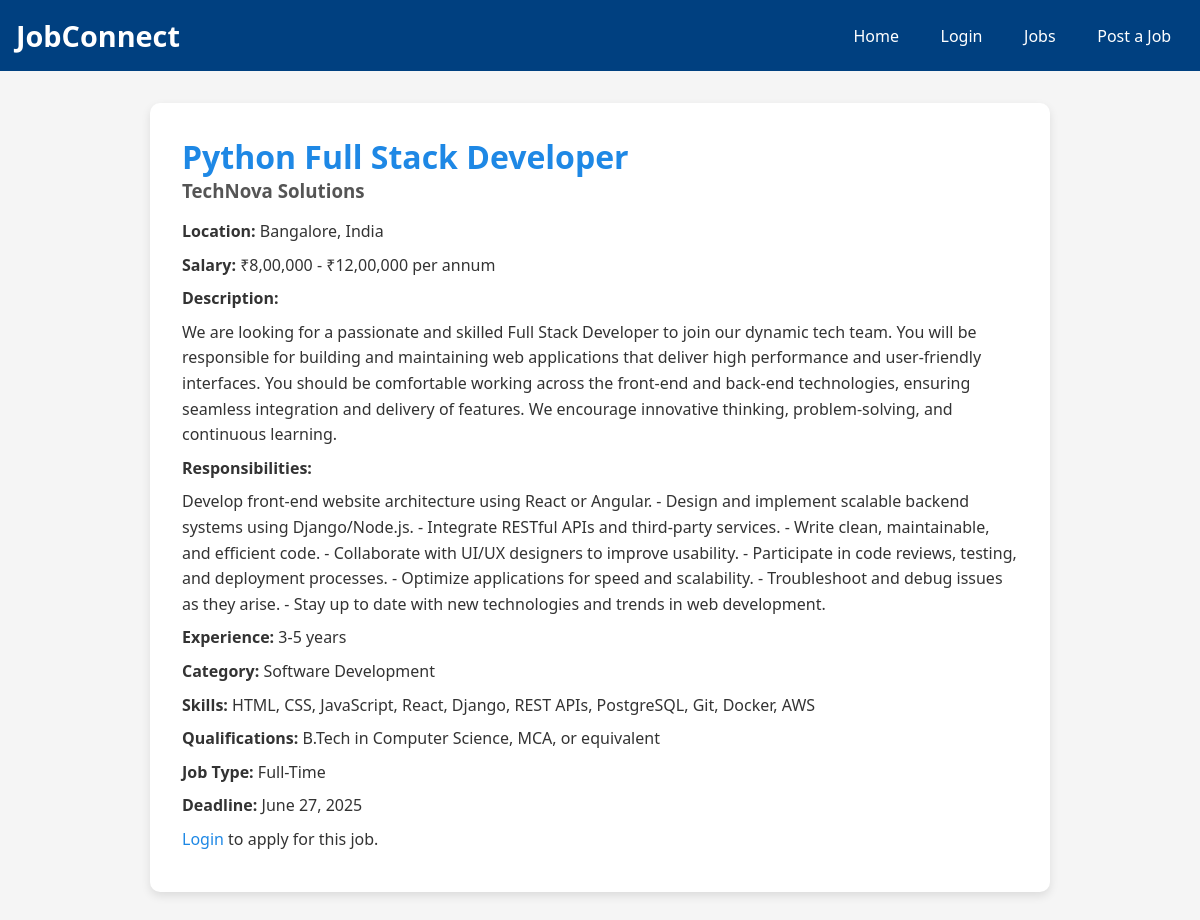
Screenshot of /job/2/ with the database file from the repository.
### employers/models.py (models this page shows, shortened)
class JobPost(models.Model):
    employer = models.ForeignKey(User, on_delete=models.CASCADE)
    title = models.CharField(max_length=200)
    company = models.CharField(max_length=200)
    location = models.CharField(max_length=200)
    type = models.CharField(max_length=50)
    salary = models.CharField(max_length=100, blank=True)
    category = models.CharField(max_length=100)
    experience = models.CharField(max_length=100)
    qualifications = models.CharField(max_length=200)
    description = models.TextField()
    responsibilities = models.TextField()
    skills = models.CharField(max_length=300)
    deadline = models.DateField()
    posted_at = models.DateTimeField(auto_now_add=True)
    is_verified = models.BooleanField(default=False)

### employers/views.py (the view)
# urls.py: path('job/<int:job_id>/', employer_views.job_detail, name='job_detail'),
def job_detail(request, job_id):
    job = get_object_or_404(JobPost, id=job_id)
    return render(request, 'job_detail.html', {'job': job})

### templates/job_detail.html (shortened to what this page needs)
<!DOCTYPE html>
<html lang="en">
<head>
</head>
<body>
    <header>
        <nav class="navbar">
            <div class="logo">JobConnect</div>
            <ul class="nav-links">
                <li><a href="{% url 'home' %}"> Home</a></li>
                {% if user.is_authenticated %}
                <li><a href="{% url 'user_dashboard' %}">{{ user.first_name }}</a></li>
                {% else %}
                <li><a href="{% url 'login' %}">Login</a></li>
                {% endif %}
                <li><a href="{% url 'all_jobs' %}"> Jobs</a></li>
                <li><a href="{% url 'post_job' %}">Post a Job</a></li>
            </ul>
        </nav>
    </header>
    <div class="job-container">
        <h1>{{ job.title }}</h1>
        <h3>{{ job.company }}</h3>
        <p><strong>Location:</strong> {{ job.location }}</p>
        <p><strong>Salary:</strong> {{ job.salary }}</p>
        <p><strong>Description:</strong></p>
        <p>{{ job.description }}</p>
        <p><strong>Responsibilities:</strong></p>
        <p>{{ job.responsibilities }}</p>
        <p><strong>Experience:</strong> {{ job.experience }}</p>
        <p><strong>Category:</strong> {{ job.category }}</p>
        <p><strong>Skills:</strong> {{ job.skills }}</p>
        <p><strong>Qualifications:</strong> {{ job.qualifications }}</p>
        <p><strong>Job Type:</strong> {{ job.type }}</p>
        <p><strong>Deadline:</strong> {{ job.deadline }}</p>
        {% if user.is_authenticated %}
        <form action="{% url 'apply_to_job' job.id %}" method="get">
            <button type="submit">Apply</button>
        </form>
        {% else %}
        <p><a href="{% url 'login' %}">Login</a> to apply for this job.</p>
        {% endif %}
    </div>
</body>
</html>

### templates/job_detail.html (style rules this page uses)
* { margin: 0; padding: 0; box-sizing: border-box; }
body { font-family: 'Segoe UI', Tahoma, Geneva, Verdana, sans-serif; background-color: #f5f5f5; color: #333; padding: 0; }
header { background-color: #004080; padding: 1rem; }
.navbar { display: flex; justify-content: space-between; align-items: center; flex-wrap: wrap; max-width: 1200px; margin: 0 auto; }
.logo { font-size: 1.8rem; font-weight: bold; color: white; }
.nav-links { list-style: none; display: flex; gap: 1rem; }
.nav-links a { color: white; text-decoration: none; padding: 0.5rem 0.8rem; border-radius: 5px; transition: background 0.3s ease; }
.job-container { max-width: 900px; margin: 2rem auto; padding: 2rem; background: white; border-radius: 10px; box-shadow: 0 4px 10px rgba(0, 0, 0, 0.1); }
.job-container h1 { font-size: 2rem; color: #1e88e5; }
.job-container h3 { color: #555; margin-bottom: 1rem; }
.job-container p { margin: 0.5rem 0; line-height: 1.6; }
strong { color: #333; }
a { color: #1e88e5; text-decoration: none; }

### rows the page displays
JobPost: title "Python Full Stack Developer", company "TechNova Solutions", location "Bangalore, India", salary "₹8,00,000 - ₹12,00,000 per annum", description "We are looking for a passionate and skilled Full Stack Developer to join our dynamic tech team. You will be responsible for building and maintaining web applications that deliver high performance and user-friendly interfaces. You should be comfortable working across the front-end and back-end technologies, ensuring seamless integration and delivery of features. We encourage innovative thinking, problem-solving, and continuous learning.", responsibilities "Develop front-end website architecture using React or Angular. - Design and implement scalable backend systems using Django/Node.js. - Integrate RESTful APIs and third-party services. - Write clean, maintainable, and efficient code. - Collaborate with UI/UX designers to improve usability. - Participate in code reviews, testing, and deployment processes. - Optimize applications for speed and scalability. - Troubleshoot and debug issues as they arise. - Stay up to date with new technologies and trends in web development.", experience "3-5 years", category "Software Development", skills "HTML, CSS, JavaScript, React, Django, REST APIs, PostgreSQL, Git, Docker, AWS", qualifications "B.Tech in Computer Science, MCA, or equivalent", type "Full-Time", deadline "June 27, 2025"
